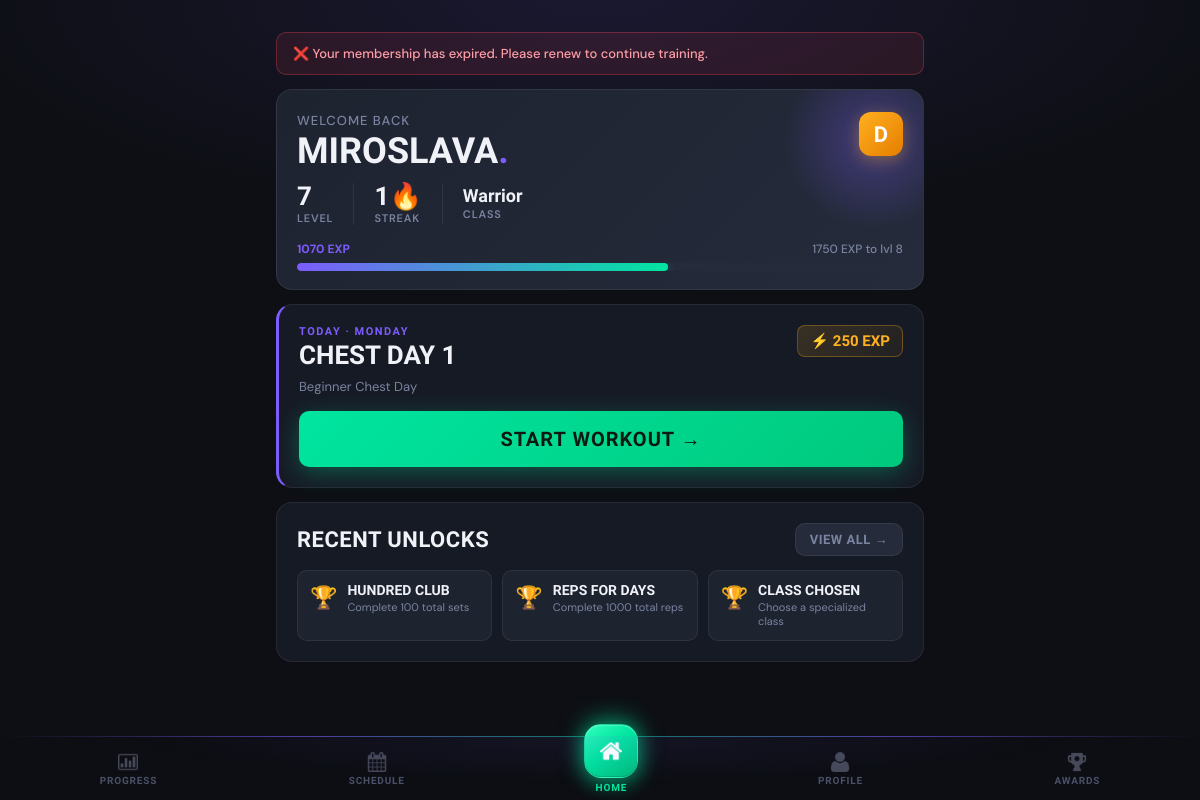
The app's page /dashboard (signed in) with its own data.
### tables this page shows
CREATE TABLE clients (
                client_id INTEGER PRIMARY KEY AUTOINCREMENT,
                phone_number TEXT UNIQUE NOT NULL,
                pin_hash TEXT NOT NULL,
                first_name TEXT NOT NULL,
                last_name TEXT NOT NULL,
                email TEXT,
                date_of_birth DATE,
                gender TEXT,
                registration_date DATETIME DEFAULT CURRENT_TIMESTAMP,
                status TEXT DEFAULT 'active',
                profile_photo_path TEXT
            );

CREATE TABLE client_streaks (
                streak_id INTEGER PRIMARY KEY AUTOINCREMENT,
                client_id INTEGER UNIQUE NOT NULL,
                current_streak INTEGER DEFAULT 0,
                longest_streak INTEGER DEFAULT 0,
                last_attendance_date DATE,
                streak_multiplier REAL DEFAULT 1.0,
                FOREIGN KEY (client_id) REFERENCES clients(client_id) ON DELETE CASCADE
            );

CREATE TABLE client_gamification (
                gamification_id INTEGER PRIMARY KEY AUTOINCREMENT,
                client_id INTEGER UNIQUE NOT NULL,
                current_level INTEGER DEFAULT 1,
                current_exp INTEGER DEFAULT 0,
                total_exp INTEGER DEFAULT 0,
                rank TEXT DEFAULT 'E',
                client_class TEXT,
                class_unlocked_at_level INTEGER, current_streak INTEGER DEFAULT 0, longest_streak INTEGER DEFAULT 0, total_reps INTEGER DEFAULT 0, workouts_completed INTEGER DEFAULT 0,
                FOREIGN KEY (client_id) REFERENCES clients(client_id) ON DELETE CASCADE
            );

CREATE TABLE routines (
                routine_id INTEGER PRIMARY KEY AUTOINCREMENT,
                routine_name TEXT NOT NULL,
                description TEXT,
                created_by TEXT,
                created_date DATETIME DEFAULT CURRENT_TIMESTAMP,
                is_active BOOLEAN DEFAULT 1
            );

CREATE TABLE client_achievements (
                client_achievement_id INTEGER PRIMARY KEY AUTOINCREMENT,
                client_id INTEGER NOT NULL,
                achievement_id INTEGER NOT NULL,
                unlocked_date DATETIME DEFAULT CURRENT_TIMESTAMP,
                FOREIGN KEY (client_id) REFERENCES clients(client_id) ON DELETE CASCADE,
                FOREIGN KEY (achievement_id) REFERENCES achievements(achievement_id) ON DELETE CASCADE,
                UNIQUE(client_id, achievement_id)
            );

CREATE TABLE achievements (
                achievement_id INTEGER PRIMARY KEY AUTOINCREMENT,
                achievement_name TEXT UNIQUE NOT NULL,
                description TEXT,
                achievement_type TEXT,
                requirement_value INTEGER,
                exp_reward INTEGER DEFAULT 0,
                icon_path TEXT
            );

### main.py (the view)
@app.route('/dashboard')
@login_required
def dashboard():
    client_id = session['client_id']
    client = Client.get_by_id(client_id)
    progress = gamification.get_client_progress(client_id)
    today = datetime.now().strftime('%A')
    today_routine = Routine.get_client_routine_for_day(client_id, today)
    routine_status = 'not_started'  # default fallback
    if today_routine:
        routine_id = today_routine.routine_id
        session_data = session_ctrl._get_session(client_id, routine_id, date.today())
        if session_data:
            if session_data.get('status') == 'completed':
                routine_status = 'completed'
            elif session_data.get('status') == 'in_progress':
                routine_status = 'in_progress'
            else:
                routine_status = 'not_started'
        else:
            routine_status = 'not_started'
    recent_achievements = achievement_ctrl.get_recent_unlocks(client_id, limit=3)
    streak_data = client.get_streak_data()
    mc = MembershipController()
    membership = mc.get_client_membership(client_id)
    notification = None
    if membership:
        end_date = datetime.strptime(membership['end_date'], '%Y-%m-%d').date()
        days_left = (end_date - date.today()).days
        print("Days Left", days_left)
        if 0 < days_left <= 5:
            notification = f"⚠️ Your membership expires in {days_left} days. Please renew soon!"
        elif days_left <= 0:
            notification = "❌ Your membership has expired. Please renew to continue training."
    try:
        newly_unlocked = achievement_ctrl.check_and_unlock_achievements(client_id)
    except Exception as e:
        print(f"Achievement check error for client {client_id}: {e}")
        newly_unlocked = []
    ann_rows = db.execute_query(
        """SELECT ann_id, title, body, ann_type, is_pinned
            FROM announcements
            WHERE (expires_at IS NULL OR expires_at >= ?)
            ORDER BY is_pinned DESC, ann_id DESC""",
        (date.today().isoformat(),)
    )
    announcements = [dict(r) for r in ann_rows]
    print("Notification:",notification)
    return render_template(
        'dashboard.html',
        client=client,
        progress=progress,
        today_routine=today_routine,
        today=today,
        recent_achievements=recent_achievements,
        streak_data=streak_data,
        newly_unlocked=newly_unlocked,
        notification=notification,
        status=routine_status,
        announcements=announcements
    )

### controllers/achievement_controller.py (called while the page is built)
    def check_and_unlock_achievements(self, client_id):
        newly_unlocked = []
        stats = self._get_client_stats(client_id)
        all_achievements = self._get_all_achievements()
        unlocked_ids = self._get_unlocked_achievement_ids(client_id)
        for achievement in all_achievements:
            if achievement['achievement_id'] in unlocked_ids:
                continue
            if self._check_achievement_requirement(achievement, stats):
                result = self.unlock_achievement(client_id, achievement['achievement_id'])
                if result['success']:
                    newly_unlocked.append(result)
        return newly_unlocked

    def get_unlocked_achievements(self, client_id):
        query = '''
            SELECT a.*, ca.unlocked_date
            FROM client_achievements ca
            JOIN achievements a ON ca.achievement_id = a.achievement_id
            WHERE ca.client_id = ?
            ORDER BY ca.unlocked_date DESC
        '''
        results = self.db.execute_query(query, (client_id,))
        unlocked = []
        for row in results:
            unlocked.append({
                'achievement_id': row['achievement_id'],
                'name': row['achievement_name'],
                'description': row['description'],
                'type': row['achievement_type'],
                'exp_reward': row['exp_reward'],
                'unlocked_date': row['unlocked_date']
            })
        return unlocked

    def get_recent_unlocks(self, client_id, limit=5):
        unlocked = self.get_unlocked_achievements(client_id)
        return unlocked[:limit]

### controllers/gamification_controller.py (called while the page is built)
    def _get_gamification_data(self, client_id):
        query = 'SELECT * FROM client_gamification WHERE client_id=?'
        result = self.db.execute_query(query, (client_id,))
        return dict(result[0]) if result else None

    def _get_streak_data(self, client_id):
        query = 'SELECT * FROM client_streaks WHERE client_id=?'
        result = self.db.execute_query(query, (client_id,))
        return dict(result[0]) if result else None

### controllers/membership_controller.py (called while the page is built)
    def get_client_membership(self, client_id):
        query = """
            SELECT * FROM client_memberships
            WHERE client_id = ?
            ORDER BY end_date DESC
            LIMIT 1
        """
        result = self.db.execute_query(query, (client_id,))
        return dict(result[0]) if result else None

### database/db_manager.py (called while the page is built)
    def disconnect(self):
        if self.conn:
            self.conn.close()

### templates/dashboard.html (shortened to what this page needs)
{% extends "base.html" %}
{% block content %}
{% if notification %}
<div class="membership-warning">{{ notification }}</div>
{% endif %}
<div class="hero">
    <div class="rank-badge">{{ progress.rank }}</div>
    <div class="hero-greeting">Welcome back</div>
    <div class="hero-name">{{ client.first_name }}<span>.</span></div>
    <div class="hero-stats">
        <div class="hero-stat">
            <span class="hero-stat-val">{{ progress.level }}</span>
            <span class="hero-stat-lbl">Level</span>
        </div>
        <div class="hero-stat">
            <span class="hero-stat-val">{{ streak_data.current_streak if streak_data else 0 }}🔥</span>
            <span class="hero-stat-lbl">Streak</span>
        </div>
        {% if progress.class %}
        <div class="hero-stat">
            <span class="hero-stat-val" style="font-size:18px; padding-top:4px;">{{ progress.class }}</span>
            <span class="hero-stat-lbl">Class</span>
        </div>
        {% endif %}
    </div>
    <div class="exp-bar-wrap">
        <div class="exp-bar-labels">
            <span>{{ progress.current_exp }} EXP</span>
            <span>{{ progress.next_level_exp }} EXP to lvl {{ progress.level + 1 }}</span>
        </div>
        <div class="progress-track">
            <div class="progress-fill" style="width: {{ progress.progress_percentage }}%"></div>
        </div>
    </div>
</div>
<div class="card workout-card">
    {% if today_routine %}
    <div class="workout-card-header">
        <div>
            <div class="workout-section-label">Today · {{ today }}</div>
            <div class="workout-name">{{ today_routine.routine_name }}</div>
        </div>
        <div class="workout-exp-badge">⚡ {{ today_routine.calculate_total_exp() }} EXP</div>
    </div>
    <div class="workout-desc">{{ today_routine.description or 'Your workout is ready.' }}</div>
    {% if status == 'completed' %}
    <a href="{{ url_for('workout', routine_id=today_routine.routine_id) }}" class="btn-workout btn-workout-done">
        ✓ Completed Today
    </a>
    {% elif status == 'in_progress' %}
    <a href="{{ url_for('workout', routine_id=today_routine.routine_id) }}" class="btn-workout btn-workout-continue">
        ▶ Continue Workout →
    </a>
    {% else %}
    <a href="{{ url_for('workout', routine_id=today_routine.routine_id) }}" class="btn-workout btn-workout-start">
        Start Workout →
    </a>
    {% endif %}
    {% else %}
    <div class="workout-section-label">Today · {{ today }}</div>
    <div class="rest-day-text">
        <span class="rest-day-icon">😴</span>
        Rest day — no routine scheduled.<br>Recovery is part of the grind.
    </div>
    {% endif %}
</div>
{% if recent_achievements %}
<div class="card">
    <div style="display:flex; justify-content:space-between; align-items:center; margin-bottom:14px;">
        <h2 style="margin:0;">Recent Unlocks</h2>
        <a href="{{ url_for('achievements') }}" class="btn btn-ghost btn-sm">View All →</a>
    </div>
    <div class="ach-strip">
        {% for ach in recent_achievements %}
        <div class="ach-strip-item">
            <div class="ach-strip-icon">🏆</div>
            <div>
                <div class="ach-strip-name">{{ ach.name }}</div>
                <div class="ach-strip-desc">{{ ach.description }}</div>
            </div>
        </div>
        {% endfor %}
    </div>
</div>
{% endif %}
{% endblock %}

### templates/base.html (style rules this page uses)
:root { --brand: #7c5cfc; --brand-glow: rgba(124, 92, 252, 0.35); --brand-dim: rgba(124, 92, 252, 0.12); --green: #00e5a0; --green-glow: rgba(0, 229, 160, 0.3); --amber: #ffb020; --red: #ff4757; --bg: #0d0f14; --surface: #161a24; --surface-2: #1e2330; --surface-3: #252b3b; --border: rgba(255,255,255,0.07); --border-2: rgba(255,255,255,0.12); --text: #f0f2f8; --text-muted: #7a84a0; --text-dim: #4a5168; --radius: 16px; --radius-sm: 10px; --font-display:'Barlow Condensed', sans-serif; --font-body: 'DM Sans', sans-serif; --nav-height: 64px; }
*, *::before, *::after { margin: 0; padding: 0; box-sizing: border-box; }
body { font-family: var(--font-body); background: var(--bg); color: var(--text); min-height: 100vh; padding-top: 16px; padding-bottom: calc(var(--nav-height) + 32px); background-image: radial-gradient(ellipse 80% 40% at 50% 0%, rgba(124,92,252,0.12) 0%, transparent 70%); }
.card { background: var(--surface); border: 1px solid var(--border); border-radius: var(--radius); padding: 20px; margin-bottom: 14px; }
h1, h2, h3 { font-family: var(--font-display); color: var(--text); text-transform: uppercase; letter-spacing: 0.5px; font-weight: 800; }
h2 { font-size: 22px; margin-bottom: 12px; }
.btn { display: inline-flex; align-items: center; justify-content: center; gap: 6px; padding: 12px 22px; border-radius: var(--radius-sm); text-decoration: none; font-family: var(--font-display); font-size: 16px; font-weight: 700; letter-spacing: 0.5px; text-transform: uppercase; transition: all 0.2s; border: none; cursor: pointer; }
.btn-ghost { background: var(--surface-3); border: 1px solid var(--border); color: var(--text-muted); }
.btn-sm { padding: 8px 14px; font-size: 13px; }
.progress-track { background: var(--surface-3); height: 8px; border-radius: 99px; overflow: hidden; }
.progress-fill { height: 100%; background: linear-gradient(90deg, var(--brand), var(--green)); border-radius: 99px; transition: width 0.6s cubic-bezier(0.34, 1.56, 0.64, 1); box-shadow: 0 0 8px var(--green-glow); }

### records on screen
clients: first_name "MIROSLAVA"
client_streaks: current_streak "1"
client_gamification: class "Warrior", current_exp "1070"
routines: routine_name "CHEST DAY 1", description "Beginner Chest Day"
client_achievements: name "HUNDRED CLUB", description "Complete 100 total sets"
client_achievements: name "REPS FOR DAYS", description "Complete 1000 total reps"
client_achievements: name "CLASS CHOSEN", description "Choose a specialized class"

### other values on screen
{{ notification }} "❌ Your membership has expired. Please renew to continue training."
{{ progress.rank }} "D"
{{ progress.level }} "7"
{{ progress.next_level_exp }} "1750"
{{ progress.level + 1 }} "8"
{{ today_routine.calculate_total_exp() }} "250"
